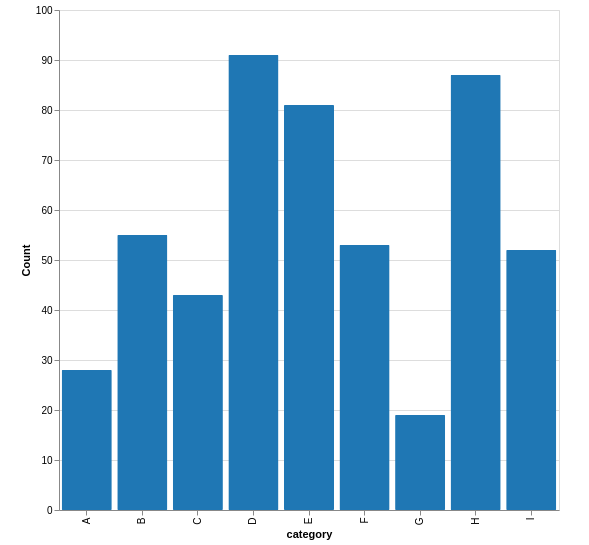

The specification (Vega-Lite) saved for this image:
### Vega-Lite specification from a JSON file in a GitHub repository (floating-point values rounded to 4 significant figures)
{"$schema": "https://vega.github.io/schema/vega-lite/v4.json", "data": {"name": "dataset", "values": [{"a": "A", "b": 28}, {"a": "B", "b": 55}, {"a": "C", "b": 43}, {"a": "D", "b": 91}, {"a": "E", "b": 81}, {"a": "F", "b": 53}, {"a": "G", "b": 19}, {"a": "H", "b": 87}, {"a": "I", "b": 52}]}, "padding": {"left": 20, "top": 5, "right": 30, "bottom": 5}, "width": 500, "height": 500, "resolve": {"scale": {"color": "independent"}}, "background": "#ffffff", "layer": [{"mark": {"type": "bar", "cornerRadius": 1, "tooltip": true, "binSpacing": 1}, "encoding": {"x": {"field": "a", "type": "ordinal", "axis": {"title": "category", "orient": "bottom"}}, "y": {"type": "quantitative", "field": "b", "axis": {"title": "Count", "orient": "left"}}, "opacity": {"value": 1}, "color": {"value": "#1f77b4"}}}]}
